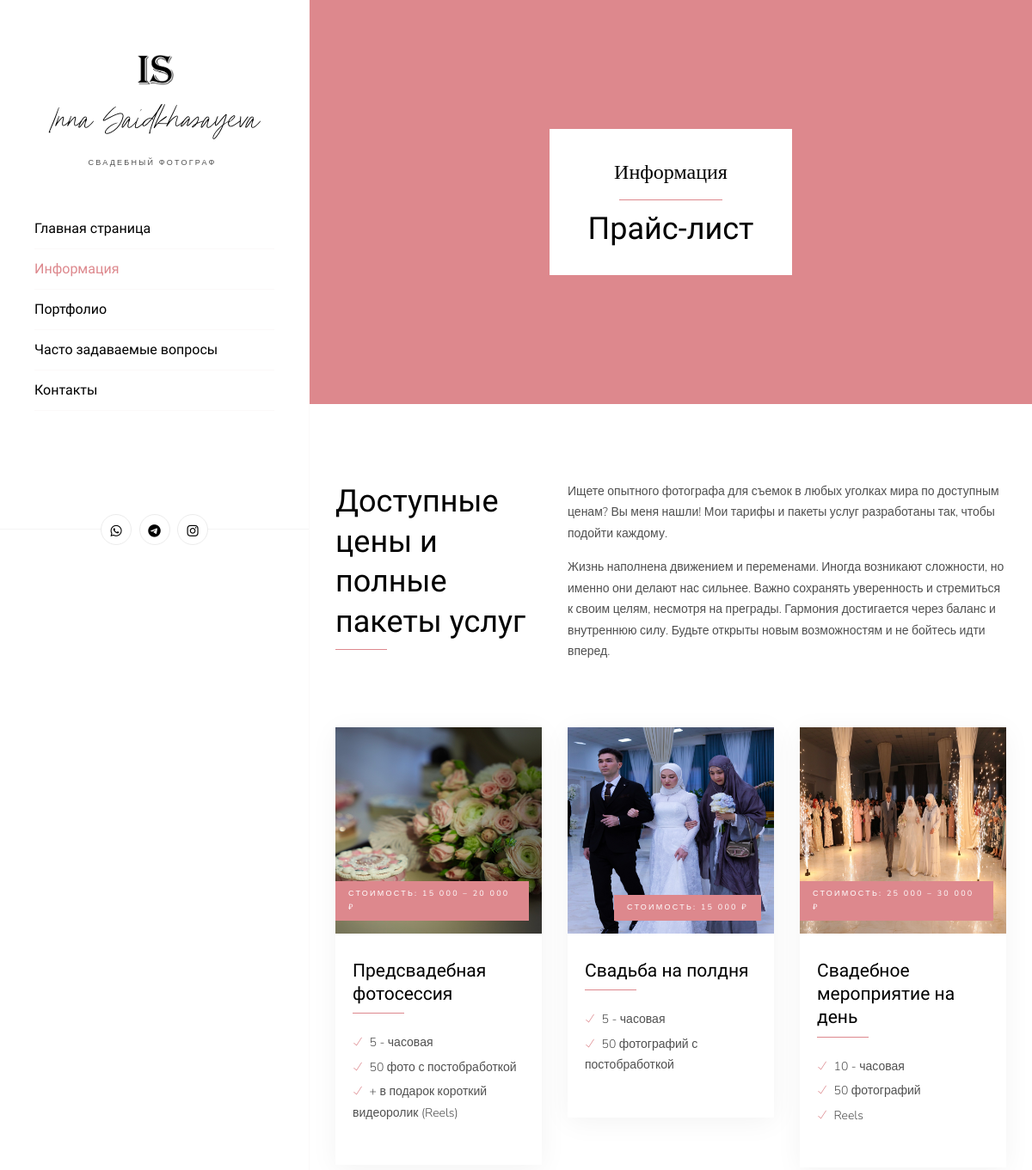
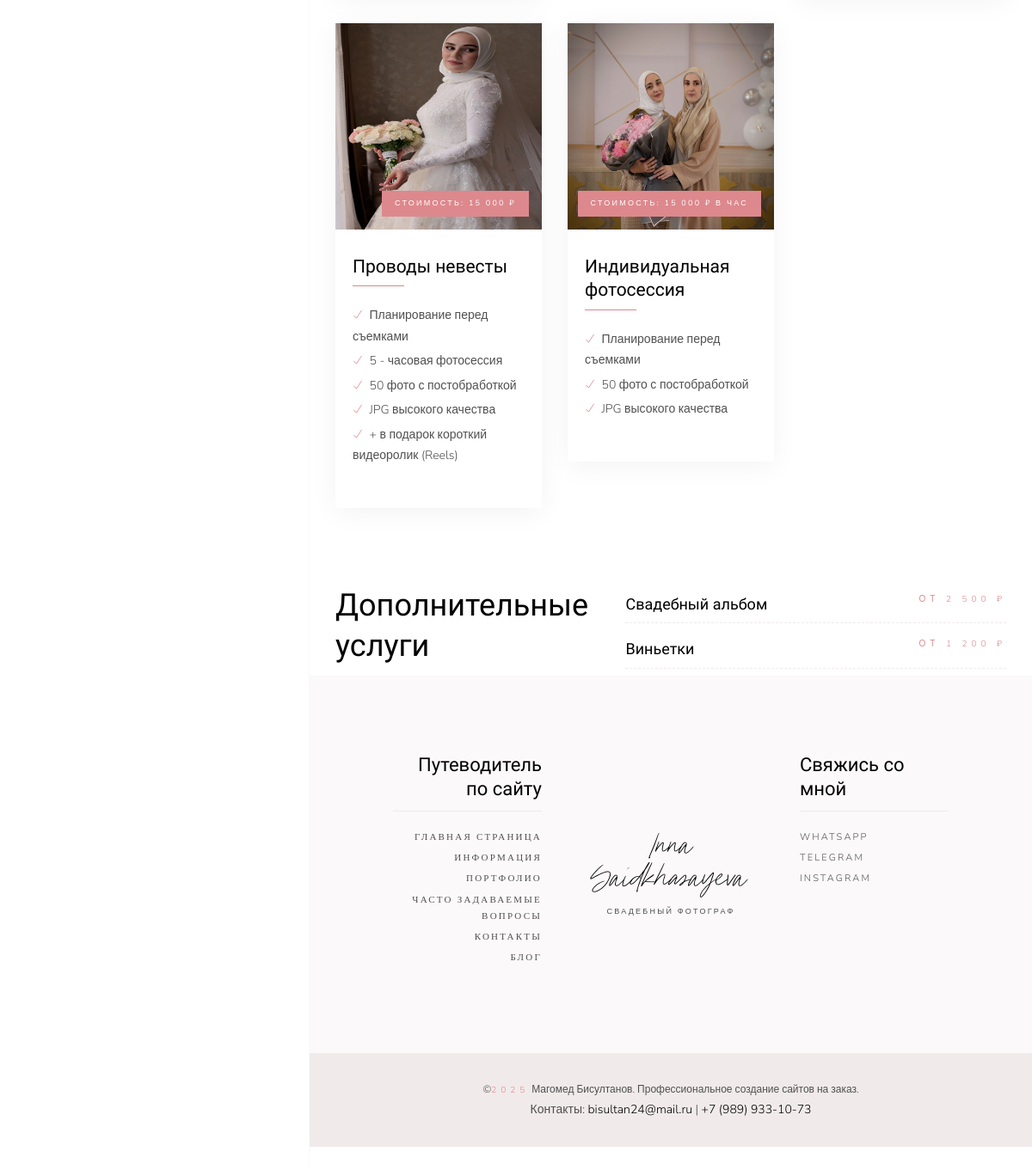
Screenshot of /information/ with the database file from the repository (2 pictures, top to bottom).
### portfolio_app/models.py (models this page shows, shortened)
class Price(models.Model):
    name_service = models.CharField('Наименование услуги', max_length=60)
    price_service = models.CharField('Цена услуги', max_length=60)
    class Meta:
        verbose_name = 'Цена'
        verbose_name_plural = 'Цены'

### portfolio_app/views.py (the view)
# urls.py: path('information/', views.information, name='information'),
def information(request):
    price_ids = [1, 2, 3, 4, 5, 6, 7]
    prices = Price.objects.filter(pk__in=price_ids).in_bulk()
    context = {
        'current_page': 'information',
        'price_1': prices.get(1),
        'price_2': prices.get(2),
        'price_3': prices.get(3),
        'price_4': prices.get(4),
        'price_5': prices.get(5),
        'price_6': prices.get(6),
        'price_7': prices.get(7),
    }
    return render(request, 'portfolio_app/information.html', context)

### portfolio_app/templates/portfolio_app/information.html
{% extends 'portfolio_app/base.html' %}
{% block content %}
{% load static %}
    <div id="ckarla-main">
    <div class="ready banner-padding bg-img" data-overlay-light="0" data-background="{% static 'images/1920x1080-no.jpg' %}">
        <div class="container">
            <div class="row">
                <div class="col-md-12">
                    <div class="cat text-center animate-box fadeInUp animated" data-animate-effect="fadeInUp"> <span>Информация</span>
                        <hr class="line line-hr-center">
                        <h1>Прайс-лист</h1> </div>
                </div>
            </div>
        </div>
    </div>
    <div class="section-padding prices">
        <div class="container">
            <div class="row mb-60">
                <div class="col-md-4">
                    <h2>Доступные цены и полные пакеты услуг</h2>
                    <hr class="line line-hr-left"> </div>
                <div class="col-md-8">
                    <p>Ищете опытного фотографа для съемок в любых уголках мира по доступным ценам? Вы меня нашли! Мои тарифы и пакеты услуг разработаны так, чтобы подойти каждому.</p>
                    <p>Жизнь наполнена движением и переменами. Иногда возникают сложности, но именно они делают нас сильнее. Важно сохранять уверенность и стремиться к своим целям, несмотря на преграды. Гармония достигается через баланс и внутреннюю силу. Будьте открыты новым возможностям и не бойтесь идти вперед.</p>
                </div>
            </div>
            <div class="row mb-60">
                <div class="col-md-4">
                    <div class="item">
                        <div class="prices-img"> <img src="{% static 'images/price_1.jpg' %}" alt="">
                            <div class="cat">
                                <a href="{% url 'contact' %}"> <span>Стоимость: {{ price_1.price_service }}</span></a>
                            </div>
                        </div>
                        <div class="content">
                            <a href="{% url 'contact' %}"><h5>{{ price_1.name_service }} </h5></a>
                            <hr class="line line-hr-left">
                            <ul>
                                <li><i class="ti-check"></i> 5 - часовая</li>
                                <li><i class="ti-check"></i> 50 фото с постобработкой</li>
                                <li><i class="ti-check"></i> + в подарок короткий видеоролик (Reels)</li>
                            </ul>
                        </div>
                    </div>
                </div>
                <div class="col-md-4">
                    <div class="item">
                        <div class="prices-img"> <img src="{% static 'images/price_3.jpg' %}" alt="">
                            <div class="cat">
                                <a href="{% url 'contact' %}"> <span>Стоимость: {{ price_2.price_service }}</span></a>
                            </div>
                        </div>
                        <div class="content">
                            <a href="{% url 'contact' %}"><h5>{{ price_2.name_service }} </h5></a>
                            <hr class="line line-hr-left">
                            <ul>
                                <li><i class="ti-check"></i> 5 - часовая</li>
                                <li><i class="ti-check"></i> 50 фотографий с постобработкой</li>
                            </ul>
                        </div>
                    </div>
                </div>
                <div class="col-md-4">
                    <div class="item">
                        <div class="prices-img"> <img src="{% static 'images/price_4.jpg' %}" alt="">
                            <div class="cat">
                                <a href="{% url 'contact' %}"> <span>Стоимость: {{ price_3.price_service }}</span></a>
                            </div>
                        </div>
                        <div class="content">
                            <a href="{% url 'contact' %}"><h5>{{ price_3.name_service }} </h5></a>
                            <hr class="line line-hr-left">
                            <ul>
                                <li><i class="ti-check"></i> 10 - часовая</li>
                                <li><i class="ti-check"></i> 50 фотографий</li>
                                <li><i class="ti-check"></i> Reels</li>
                            </ul>
                        </div>
                    </div>
                </div>
                <div class="col-md-4">
                    <div class="item">
                        <div class="prices-img"> <img src="{% static 'images/price_5.jpg' %}" alt="">
                            <div class="cat">
                                <a href="{% url 'contact' %}"> <span>Стоимость: {{ price_4.price_service }}</span></a>
                            </div>
                        </div>
                        <div class="content">
                            <a href="{% url 'contact' %}"><h5>{{ price_4.name_service }} </h5></a>
                            <hr class="line line-hr-left">
                            <ul>
                                <li><i class="ti-check"></i> Планирование перед съемками</li>
                                <li><i class="ti-check"></i> 5 - часовая фотосессия</li>
                                <li><i class="ti-check"></i> 50 фото с постобработкой</li>
                                <li><i class="ti-check"></i> JPG высокого качества</li>
                                <li><i class="ti-check"></i> + в подарок короткий видеоролик (Reels)</li>
                            </ul>
                        </div>
                    </div>
                </div>
                <div class="col-md-4">
                    <div class="item">
                        <div class="prices-img"> <img src="{% static 'images/price_2.jpg' %}" alt="">
                            <div class="cat">
                                <a href="{% url 'contact' %}"> <span>Стоимость: {{ price_5.price_service }}</span></a>
                            </div>
                        </div>
                        <div class="content">
                            <a href="{% url 'contact' %}"><h5>{{ price_5.name_service }} </h5></a>
                            <hr class="line line-hr-left">
                            <ul>
                                <li><i class="ti-check"></i> Планирование перед съемками</li>
                                <li><i class="ti-check"></i> 50 фото с постобработкой</li>
                                <li><i class="ti-check"></i> JPG высокого качества </li>
                            </ul>
                        </div>
                    </div>
                </div>
            </div>
            <div class="row">
                <div class="col-md-4">
                    <h2>Дополнительные услуги</h2>
                </div>
                <div class="col-md-7 offset-md-1">
                    <div class="exstra-services">
                        <h5>{{ price_6.name_service }} <span class="price">{{ price_6.price_service }}</span></h5>
                        <h5>{{ price_7.name_service }} <span class="price">{{ price_7.price_service }}</span></h5>
                </div>
            </div>
        </div>
    </div>
{% endblock %}

### portfolio_app/templates/portfolio_app/base.html (shortened to what this page needs)
{% load static %}
<!DOCTYPE html>
<html lang="en">
<head>
    <link href="{% static 'css/bootstrap.min.css' %}" rel=stylesheet>
    <link href="{% static 'css/animate.css' %}" rel="stylesheet">
    <link href="{% static 'css/themify-icons.css' %}" rel="stylesheet">
    <link href="{% static 'modules/slick/slick.css' %}" rel="stylesheet">
    <link href="{% static 'modules/slick/slick-theme.css' %}" rel="stylesheet">
    <link href="{% static 'modules/magnific-popup/magnific-popup.css' %}" rel="stylesheet">
    <link href="{% static 'modules/owl-carousel/owl.carousel.min.css' %}" rel="stylesheet">
    <link href="{% static 'modules/owl-carousel/owl.theme.default.min.css' %}" rel="stylesheet">
    <link href="{% static 'css/style.css' %}" rel="stylesheet">
    <link rel="stylesheet" href="https://cdnjs.cloudflare.com/ajax/libs/font-awesome/6.4.0/css/all.min.css" />
</head>
<body data-spy="scroll" data-target=".navbar" data-offset="50">
    {% block content %}
    {% endblock %}
    <aside id="ckarla-aside">
        <div class="ckarla-logo">
            <img src="{% static 'images/logo.png' %}" class="logo-img" alt="">
            <h2>Inna Saidkhasayeva<span><br>Свадебный фотограф</br></span></h2>
        </div>
        <nav class="ckarla-main-menu">
            <ul>
                <li class="{% if current_page == 'home' %}active{% endif %}"><a href='/'>Главная страница</a></li>
                <li class="{% if current_page == 'information' %}active{% endif %}"><a href='/information'>Информация</a></li>
                <li class="{% if current_page == 'portfolio' %}active{% endif %}"><a href='/portfolio'>Портфолио</a></li>
                <li class="{% if current_page == 'faqs' %}active{% endif %}"><a href='/faqs'>Часто задаваемые вопросы</a></li>
                <li class="{% if current_page == 'contact' %}active{% endif %}"><a href='/contact'>Контакты</a></li>
            </ul>
        </nav>
        <div class="ckarla-footer">
            <ul>
            <li><a href="{{ contacts.whatsapp_url }}"><i class="fab fa-whatsapp"></i></a></li>
            <li><a href="{{ contacts.telegram_url }}"><i class="fab fa-telegram-plane"></i></a></li>
            <li><a href="{{ contacts.instagram_url }}"><i class="fab fa-instagram"></i></a></li>
            </ul>
        </div>
    </aside>
    <footer class="footer-section">
        <div class="footer-top">
            <div class="container">
                <div class="row">
                    <div class="col-md-3 offset-md-1">
                        <div class="left-cont">
                            <h3>Путеводитель по сайту</h3>
                            <hr class="line mb-30">
                            <ul>
                                <li><a href="">Главная страница</a></li>
                                <li><a href="/information">Информация</a></li>
                                <li><a href="/portfolio">Портфолио</a></li>
                                <li><a href="/faqs">Часто задаваемые вопросы</a></li>
                                <li><a href="/contact">Контакты</a></li>
                                <li><a href="about.html">Блог</a></li>
                            </ul>
                        </div>
                    </div>
                    <div class="col-md-4 text-center">
                        <div class="center-cont">
                            <h2>Inna Saidkhasayeva<span><br>Свадебный фотограф</br></span></h2>
                        </div>
                    </div>
                    <div class="col-md-3">
                        <div class="right-cont">
                            <h3>Свяжись со мной</h3>
                            <hr class="line mb-30">
                            <ul>
                                <li><a href="{{ contacts.whatsapp_url }}">WhatsApp</a></li>
                                <li><a href="{{ contacts.telegram_url }}">Telegram</a></li>
                                <li><a href="{{ contacts.instagram_url }}">Instagram</a></li>
                            </ul>
                        </div>
                    </div>
                </div>
            </div>
        </div>
        <div class="footer-bottom">
            <div class="container">
                <div class="row">
                    <div class="col-md-12">
                        <p><small>&copy;<span id="year"></span> Магомед Бисултанов. Профессиональное создание сайтов на заказ.</small></p>
                        <p>Контакты: <a href="https://my.mail.ru/mail/bisultan24/">bisultan24@mail.ru</a> | <a href="https://wa.me/+79899331073">+7 (989) 933-10-73</a></p>
                    </div>
                </div>
            </div>
        </div>
    </footer>
    </div>
</body>
</html>

### rows the page displays
Price: price_service "15 000 – 20 000 ₽", name_service "Предсвадебная фотосессия"
Price: price_service "15 000 ₽", name_service "Свадьба на полдня"
Price: price_service "25 000 – 30 000 ₽", name_service "Свадебное мероприятие на день"
Price: price_service "15 000 ₽", name_service "Проводы невесты"
Price: price_service "15 000 ₽ В ЧАС", name_service "Индивидуальная фотосессия"
Price: name_service "Свадебный альбом", price_service "ОТ 2 500 ₽"
Price: name_service "Виньетки", price_service "ОТ 1 200 ₽"
